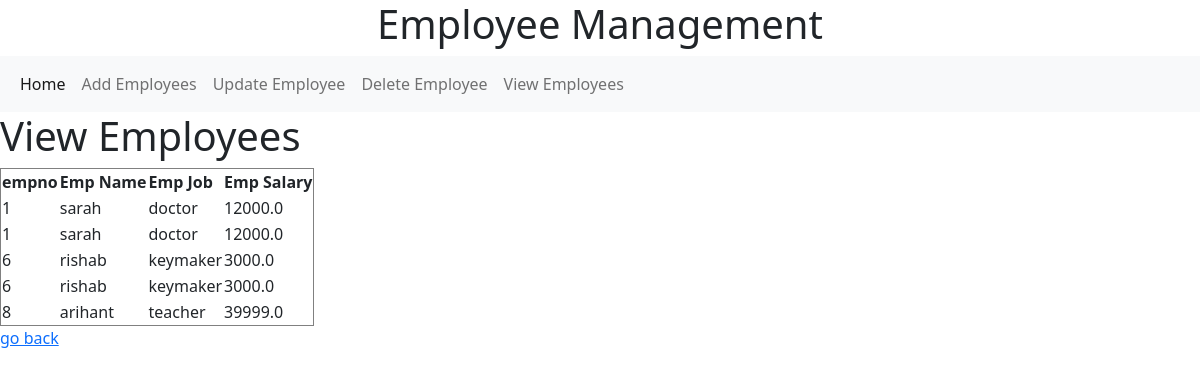
Screenshot of /view/ with the database file from the repository.
### empapp/models.py (models this page shows)
class EmpModel(models.Model):
    empno=models.IntegerField()
    empname=models.CharField(max_length=25)
    empjob=models.CharField(max_length=25)
    empsal=models.FloatField()

### empapp/views.py (the view)
# urls.py: path('view/',viewemp),
def viewemp(request):
    q1=EmpModel.objects.all()
    out=render(request,"viewemp.html",context={'q1':q1})
    return out

### templates/viewemp.html (shortened to what this page needs)
<!DOCTYPE html>
<html lang="en">
<head>
    <link href="https://cdn.jsdelivr.net/npm/bootstrap@5.1.3/dist/css/bootstrap.min.css" rel="stylesheet">
</head>
<body>
    <h1><center>Employee Management</center></h1>
<nav class="navbar navbar-expand-lg navbar-light bg-light">
  <div class="container-fluid">
    <div class="collapse navbar-collapse" id="navbarSupportedContent">
      <ul class="navbar-nav me-auto mb-2 mb-lg-0">
        <li class="nav-item">
          <a class="nav-link active" aria-current="page" href="">Home</a>
        </li>
        <li class="nav-item">
          <a class="nav-link" href="/add">Add Employees</a>
        </li>
           <li class="nav-item">
          <a class="nav-link" href="/update">Update Employee</a>
        </li>
           <li class="nav-item">
          <a class="nav-link" href="/delete">Delete Employee</a>
        </li>
           <li class="nav-item">
          <a class="nav-link" href="/view">View Employees</a>
        </li>
      </ul>
    </div>
  </div>
</nav>
    <h1>View Employees</h1>
    <table border="1">
        <tr>
            <th>empno</th>
            <th>Emp Name</th>
            <th>Emp Job</th>
            <th>Emp Salary</th>
        </tr>
    {%for row in q1%}
     <tr><td> {{row.empno}}</td>
       <td>{{row.empname}}</td>
       <td>{{row.empjob}}</td>
       <td>{{row.empsal}}</td>
       </tr>
    {%endfor%}
    </table>
    <a href="http://127.0.0.1:8000/">go back</a>
</body>
</html>

### rows the page displays
EmpModel: empno "1", empname "sarah", empjob "doctor", empsal "12000.0"
EmpModel: empno "1", empname "sarah", empjob "doctor", empsal "12000.0"
EmpModel: empno "6", empname "rishab", empjob "keymaker", empsal "3000.0"
EmpModel: empno "6", empname "rishab", empjob "keymaker", empsal "3000.0"
EmpModel: empno "8", empname "arihant", empjob "teacher", empsal "39999.0"
